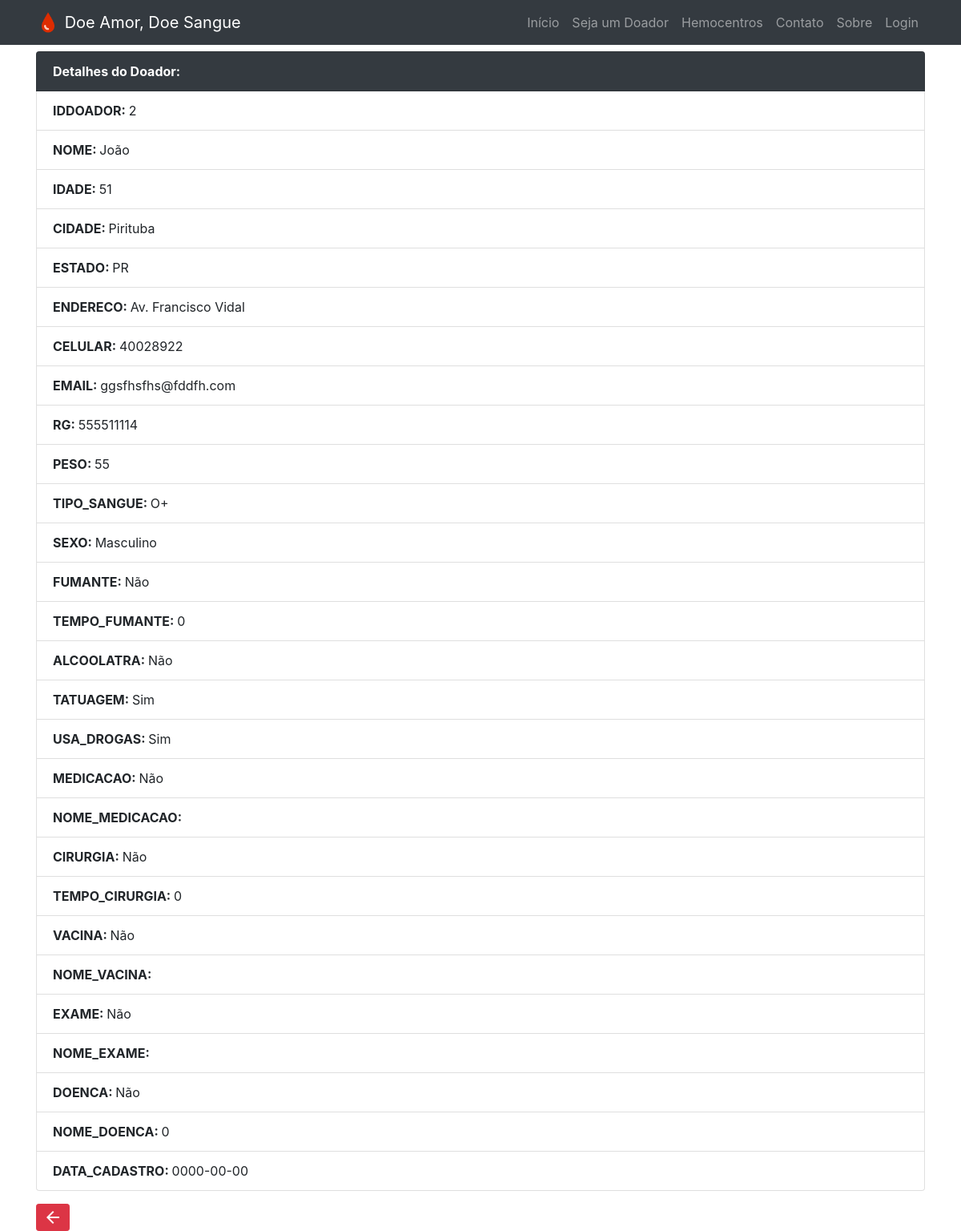
Page /detalhesDoacao.php?iddoador=2 on the committed database.
### tables this page shows
CREATE TABLE `doador` (
  `iddoador` int(11) NOT NULL,
  `nome` varchar(45) NOT NULL,
  `idade` int(11) NOT NULL,
  `cidade` varchar(45) NOT NULL,
  `estado` varchar(2) NOT NULL,
  `endereco` varchar(45) NOT NULL,
  `celular` varchar(18) NOT NULL,
  `email` varchar(30) NOT NULL,
  `rg` varchar(18) NOT NULL,
  `peso` int(11) NOT NULL,
  `tipo_sangue` varchar(10) NOT NULL,
  `sexo` varchar(10) NOT NULL,
  `fumante` varchar(6) NOT NULL,
  `tempo_fumante` int(11) NOT NULL,
  `alcoolatra` varchar(6) NOT NULL,
  `tatuagem` varchar(6) NOT NULL,
  `usa_drogas` varchar(6) NOT NULL,
  `medicacao` varchar(6) NOT NULL,
  `nome_medicacao` text NOT NULL,
  `cirurgia` varchar(6) NOT NULL,
  `tempo_cirurgia` int(11) NOT NULL,
  `vacina` varchar(4) NOT NULL,
  `nome_vacina` text NOT NULL,
  `exame` varchar(6) NOT NULL,
  `nome_exame` text NOT NULL,
  `doenca` varchar(6) NOT NULL,
  `nome_doenca` int(11) NOT NULL,
  `data_cadastro` date NOT NULL
);

### detalhesDoacao.php (the view, shortened to what this page needs)
<html>
<!DOCTYPE html>
<html lang="pt-br">
<head>
    <link href="vendor/bootstrap/css/bootstrap.min.css" rel="stylesheet">
    <link href="css/modern-business.css" rel="stylesheet">
</head>
<body>
    <nav class="navbar fixed-top navbar-expand-lg navbar-dark bg-dark fixed-top">
        <div class="container">
            <a class="navbar-brand" href="index.php">
                <img src="favicon.png" width="30" height="30" class="d-inline-block align-top" alt="">
                Doe Amor, Doe Sangue
            </a>
            <div class="collapse navbar-collapse" id="navbarResponsive">
                <ul class="navbar-nav ml-auto">
                    <li class="nav-item">
                    <a class="nav-link" href="index.php">Início</a>
                    </li>
                    <li class="nav-item">
                        <a class="nav-link" href="cadastro.php">Seja um Doador</a>
                    </li>
                    <li class="nav-item">
                        <a class="nav-link" href="hemocentros.php">Hemocentros</a>
                    </li>
                    <li class="nav-item">
                        <a class="nav-link" href="contato.php">Contato</a>
                    </li>
                    <li class="nav-item">
                    <a class="nav-link" href="sobre.php">Sobre</a>
                    </li>
                    <?php
                        require_once('menu_sair.php');
                    ?>
                </ul>
            </div>
        </div>
    </nav>
    <?php
        try{
        require "conexao.php";
        $iddoador = $_GET['iddoador'];
        $consulta = $conn->prepare ("SELECT * FROM doador where iddoador = $iddoador");
        $consulta->execute();
    ?>
    <div class="container mt-2">
    <ul class="list-group">
        <li class="list-group-item bg-dark text-white font-weight-bold">Detalhes do Doador:</li>
    <?php
        $rows = $consulta->fetch(PDO::FETCH_ASSOC);
        foreach ($rows as $key => $linha){
            echo ("
                <li class='list-group-item'><b>".strtoupper($key). ": </b>" .$linha. "</li>
            ");
        }
    ?>
    </ul>
    <div class="mt-3">
        <a href="./admin_cadastro.php" class='btn btn-danger btn-sm text-white'>
            <i class="material-icons">arrow_back</i>
        </a>
    </div>
    </div>
    <?php
        }catch (PDOException $erro) {
            echo $erro->getMessage();}
    ?>
</html>

### menu_sair.php
<?php
                        if(isset($_SESSION['login'])){
                            echo('
                            <li class="nav-item dropdown">
                                <a class="nav-link dropdown-toggle" href="#" id="navbarDropdown" role="button" data-toggle="dropdown" aria-haspopup="true" aria-expanded="false">
                                Administração
                                </a>
                                <div class="dropdown-menu" aria-labelledby="navbarDropdown">
                                <a class="dropdown-item" href="./admin_cadastro.php">Cadastro</a>
                                <a class="dropdown-item" href="./admin_contato.php">Contato</a>
                                <div class="dropdown-divider"></div>
                                <a class="dropdown-item" href="./sair">Sair</a>
                                </div>
                            </li>
                            ');
                        }else{
                            echo('
                            <li class="nav-item">
                            <a class="nav-link" href="login.php">Login</a>
                            </li>
                        ');
                        }
                    ?>

### css/modern-business.css (style rules this page uses)
body { padding-top: 56px; }

### rows in the picture
doador: iddoador "2", nome "João", idade "51", cidade "Pirituba", estado "PR", endereco "Av. Francisco Vidal", celular "40028922", email "ggsfhsfhs@fddfh.com", rg "555511114", peso "55", tipo_sangue "O+", sexo "Masculino", fumante "Não", tempo_fumante "0", alcoolatra "Não", tatuagem "Sim", usa_drogas "Sim", medicacao "Não", cirurgia "Não", tempo_cirurgia "0", vacina "Não", exame "Não", doenca "Não", nome_doenca "0", data_cadastro "0000-00-00"

### other values in the picture
$key "IDDOADOR"
$key "NOME"
$key "IDADE"
$key "CIDADE"
$key "ESTADO"
$key "ENDERECO"
$key "CELULAR"
$key "EMAIL"
$key "RG"
$key "PESO"
$key "TIPO_SANGUE"
$key "SEXO"
$key "FUMANTE"
$key "TEMPO_FUMANTE"
$key "ALCOOLATRA"
